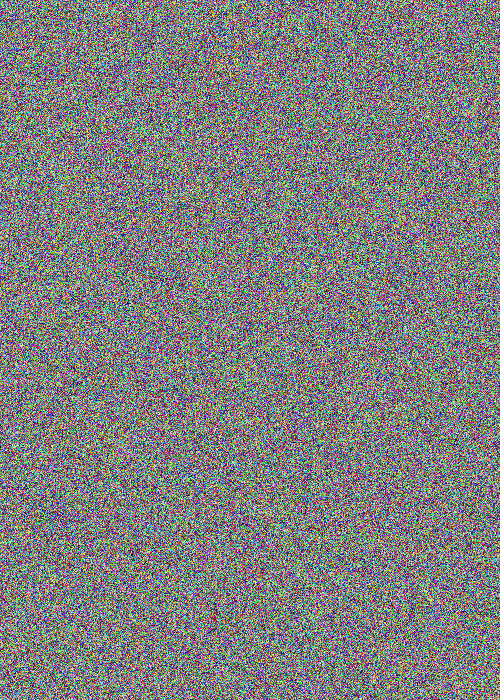
Frame 1 (no input)
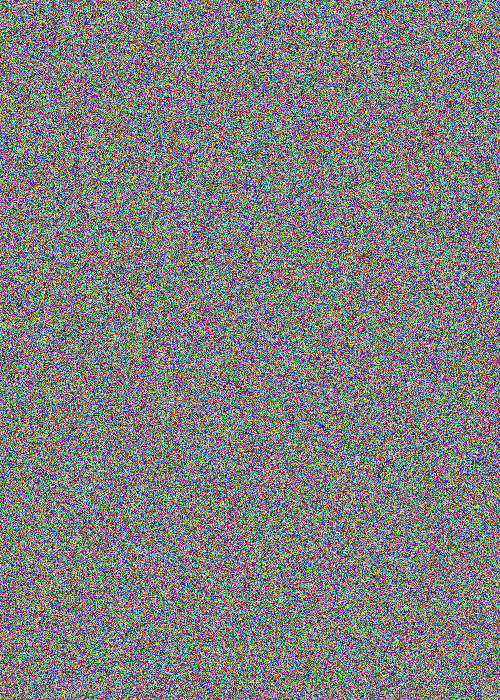
Frame 60 (the mouse pressed at the canvas centre just before this capture)
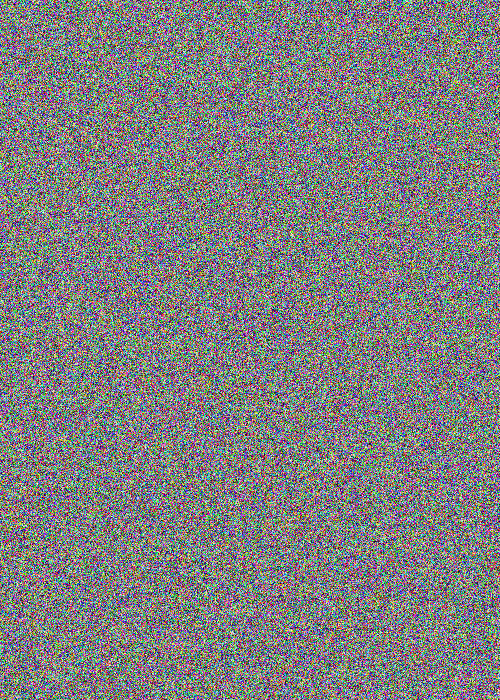
Frame 120 (the mouse held since frame 60 and released just before this capture)

The Processing sketch that drew these frames (run headless with seeded random() and noise(); from frame 60 on, the mouse is pressed at the canvas centre):

// Processing sketch: w10_10_images_createImage_random
// ── w10_10_images_createImage_random.pde
// IMA NYU Shanghai
// Interaction Lab
// MOQN
// Nov 7 2016

PImage img;

void setup() {
  size(500, 700);
  img = createImage(width, height, RGB);
}

void draw() {
  img.loadPixels();
  for (int i = 0; i < img.pixels.length; i++) {
    float r = random(0, 255);
    float g = random(0, 255);
    float b = random(0, 255);
    img.pixels[i] = color(r, g, b);
  }
  img.updatePixels();
  image(img, 0, 0);
}
